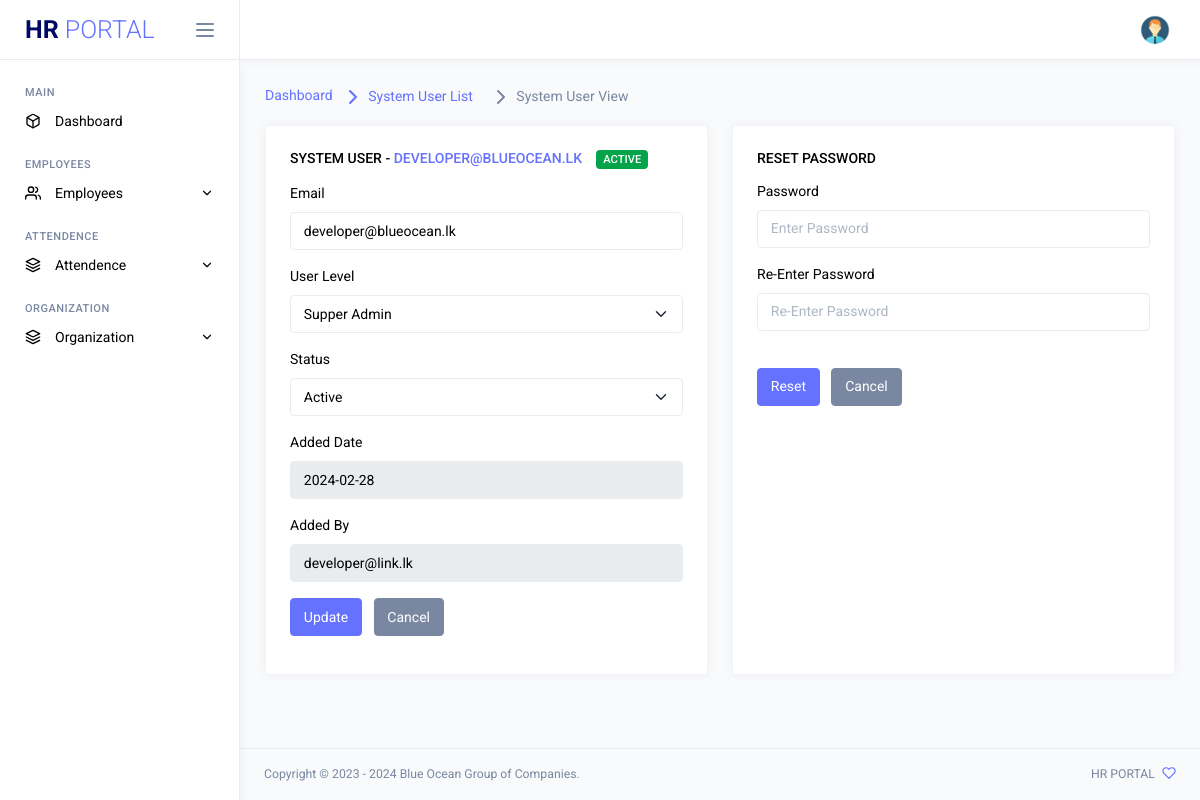
The page /View-System-user.php?view_user=24 (signed in) on the database its author committed.
### tables this page shows
CREATE TABLE `user` (
  `U_id` int(11) NOT NULL,
  `EU_email` varchar(256) NOT NULL,
  `E_password` text NOT NULL,
  `U_level` varchar(50) NOT NULL,
  `E_id` int(11) NOT NULL,
  `Created_by` varchar(50) NOT NULL,
  `Created_Date` varchar(50) NOT NULL,
  `U_Status` varchar(10) NOT NULL
);

### PHP/READ/View-System-user-script.php (called while the page is built, shortened)
<?php
if(isset($_GET['view_user'])){
    $U_id = $_GET['view_user'];
    $select_customer = "SELECT * FROM user WHERE U_id ='$U_id'";
    $run_query = mysqli_query($conn, $select_customer);
    if ($run_query) {
        if (mysqli_num_rows($run_query) > 0) {
            while ($row_post = mysqli_fetch_array($run_query)) {
                $EU_email = $row_post['EU_email'];
                $U_level = $row_post['U_level'];
                $Created_by = $row_post['Created_by'];
                $Created_Date = $row_post['Created_Date'];
                $U_Status = $row_post['U_Status'];
            }
        } else {
            echo "No results found.";
        }
    } else {
        echo "Query error: " . mysqli_error($conn);
    }
}
?>

### View-System-user.php (the view, shortened to what this page needs)
<?php include 'include/dbConnection.php';?>
<html lang="en">
<head>
	<link rel="stylesheet" href="assets/vendors/core/core.css">
  <link rel="stylesheet" href="assets/vendors/datatables.net-bs5/dataTables.bootstrap5.css">
  <link rel="stylesheet" href="https://cdn.datatables.net/rowreorder/1.3.3/css/rowReorder.dataTables.min.css">
  <link rel="stylesheet" href="https://cdn.datatables.net/responsive/2.4.1/css/responsive.dataTables.min.css">
	<link rel="stylesheet" href="assets/fonts/feather-font/css/iconfont.css">
	<link rel="stylesheet" href="assets/vendors/flag-icon-css/css/flag-icon.min.css">
	<link rel="stylesheet" href="assets/css/demo1/style.min.css">
</head>
<body>
	<div class="main-wrapper">
		<?php include_once 'include/side-navi.php' ?>
		<div class="page-wrapper">
      <?php include_once 'include/top_navi.php' ?>
			<div class="page-content">
				<nav class="page-breadcrumb">
					<ol class="breadcrumb">
						<li class="breadcrumb-item"><a href="dashboard.php">Dashboard</a></li>
						<li class="breadcrumb-item"><a href="System-User-List.php"> <i data-feather="chevron-right"></i> System User List</a></li>
            <li class="breadcrumb-item active" aria-current="page"><i data-feather="chevron-right"></i> System User View</a></li>
					</ol>
				</nav>
				<?php include_once 'PHP/READ/View-System-user-script.php'; ?>
				<div class="row">
					<div class="col-md-6 grid-margin stretch-card">
            <div class="card">
              <div class="card-body">
								<h6 class="card-title">System User - <a href="#!"> <?php echo $EU_email;?></a>  &nbsp;&nbsp;
									<?php
									if ($U_Status == '0') {
										echo '<span class="badge bg-success">Active</span>';
									} else {
										echo '<span class="badge bg-danger">Deactivate</span>';
									}
									?>
								</h6>
								<form class="forms-sample" method="post" enctype="multipart/form-data">
									<div class="mb-3">
										<label for="exampleInputUsername1" class="form-label">Email</label>
										<input type="email" class="form-control" id="exampleInputUsername1" autocomplete="off" name="EU_email" value="<?php echo $EU_email;?>">
									</div>
									<div class="mb-3">
										<label for="exampleInputEmail1" class="form-label">User Level</label>
										<select class="form-select" id="exampleFormControlSelect1" name="U_level">
											<?php
											if ($U_level == '0') {
												$userl = 'Supper Admin';
											} elseif ($U_level == '1') {
												$userl = 'Admin';
											}elseif ($U_level == '2') {
												$userl = 'Manager';
											}else {
												$userl = 'User';
											}
											?>
											<option  value="<?php echo $U_level;?>"><?php echo $userl;?></option>
										</select>
									</div>
									<div class="mb-3">
										<label for="exampleInputPassword1" class="form-label">Status</label>
										<select class="form-select" id="exampleFormControlSelect1" name="U_Status">
											<?php
											if ($U_Status == '0') {
												$ustaus = 'Active';
											} else {
												$ustaus = 'Deactivate';
											}
											?>
											<option value="<?php echo $U_Status;?>"><?php  echo $ustaus; ?></option>
										</select>
									</div>
									<div class="mb-3">
										<label for="exampleInputPassword1" class="form-label">Added Date</label>
										<input type="text" class="form-control" id="exampleInputDisabled1" disabled value="<?php echo $Created_Date;?>">
									</div>
									<div class="mb-3">
										<label for="exampleInputPassword1" class="form-label">Added By</label>
										<?php
										$select_admin = "SELECT EU_email FROM  user WHERE U_id ='$Created_by'";
			              $run_query = mysqli_query($conn,$select_admin);
			              while ($row_post = mysqli_fetch_array($run_query)){
			                $EU_email = $row_post ['EU_email'];
											$cEU_email = $EU_email;
			              }
										?>
										<input type="text" class="form-control" id="exampleInputDisabled1" disabled value="<?php echo $cEU_email;?>">
									</div>
									<button type="submit" class="btn btn-primary me-2" name="s_user_update">Update</button>
									<button class="btn btn-secondary">Cancel</button>
								</form>
              </div>
            </div>
					</div>
					<div class="col-md-6 grid-margin stretch-card">
            <div class="card">
              <div class="card-body">
								<h6 class="card-title">Reset Password</h6>
								<form class="forms-sample" method="post" enctype="multipart/form-data">
									<div class="mb-3">
										<label class="form-label">Password</label>
										<input type="password" class="form-control" placeholder="Enter Password" id="password" onkeyup='check()' name="pw" required>
									</div>
									<div class="mb-3">
										<label class="form-label">Re-Enter Password</label>
										<input type="password" class="form-control" id="checkPassword" name="E_password" onkeyup='check()' placeholder="Re-Enter Password" required/>
									</div>
									<p id="alertPassword"></p><br/>
									<button type="submit" class="btn btn-primary me-2" name="reset_pw">Reset</button>
									<button class="btn btn-secondary">Cancel</button>
								</form>
              </div>
            </div>
					</div>
				</div>
			</div>
      <?php include_once 'include/footer.php' ?>
		</div>
	</div>
</body>
</html>

### rows shown on the page
user: EU_email "DEVELOPER@BLUEOCEAN.LK", EU_email "developer@blueocean.lk", U_level "Supper Admin", U_Status "Active", Created_Date "2024-02-28"
user: EU_email "developer@link.lk"
